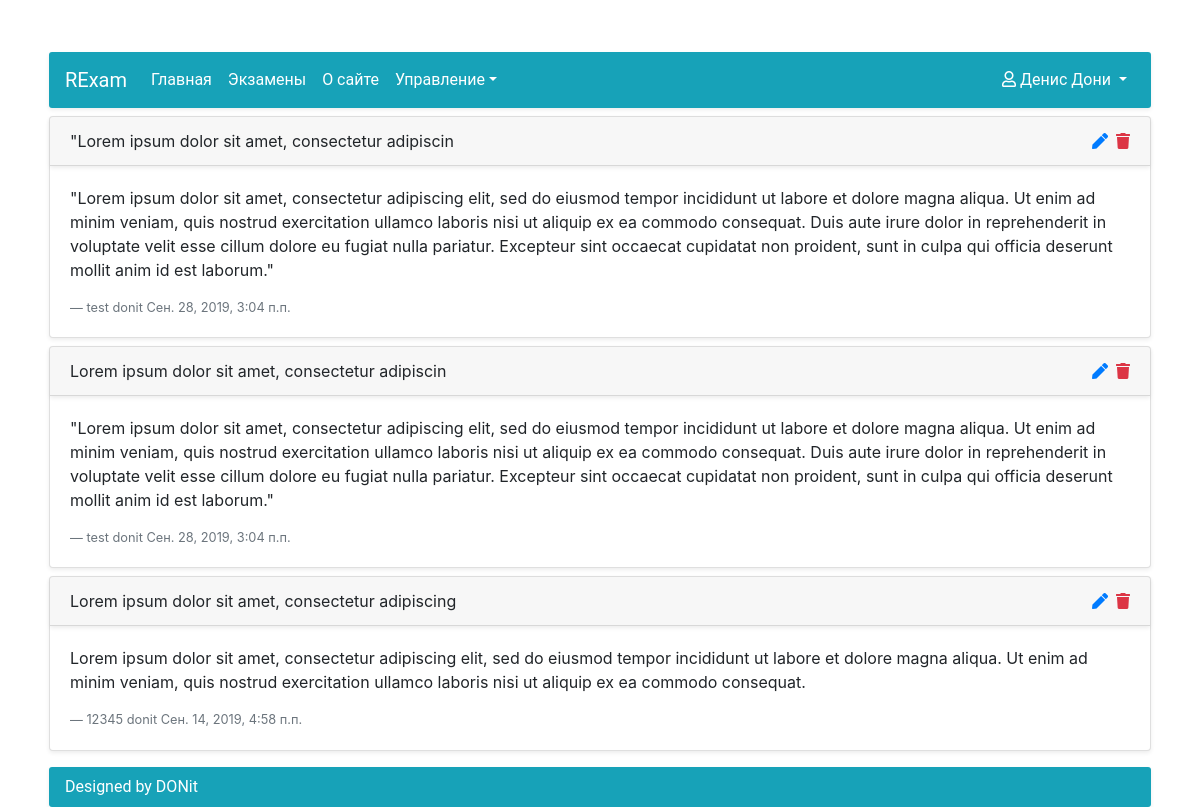
Screenshot of /news/ (signed in) with the database file from the repository.
### Accounts/models.py (models this page shows, shortened)
class UserAccount(AbstractUser):
    middle_name = models.CharField(max_length=20, blank=True, null=False, verbose_name=u'Отчество')
    study_group = models.ForeignKey(StudyGroup, on_delete=models.SET_NULL, null=True, blank=True)
    REQUIRED_FIELDS = ['email', 'first_name', 'last_name']
    def __str__(self):
        return self.username
    class Meta:
        verbose_name = u'Пользователь'
        verbose_name_plural = u'Пользователи'

### News/models.py (models this page shows, shortened)
class News(Model):
    news_header = CharField(max_length=50, null=False, blank=False, verbose_name=u'Заголовок новости')
    news_content = TextField(null=False, blank=False, verbose_name=u'Содержание новости')
    news_category = ForeignKey(NewsCategory, null=True, blank=False, on_delete=SET_NULL,
                               verbose_name=u'Категория новости')
    news_date = DateTimeField(auto_now_add=True, blank=False, verbose_name=u'Дата и время новости')
    news_author = ForeignKey(UserAccount, null=True, on_delete=SET_NULL, verbose_name=u'Автор новости')
    def get_update_url(self):
        return reverse('UpdateNews', kwargs={'pk': self.id})
    def get_remove_url(self):
        return reverse('RemoveNews', kwargs={'pk': self.id})
    class Meta:
        verbose_name = u'Новость'
        verbose_name_plural = u'Новости'

class NewsCategory(Model):
    name = CharField(max_length=20, null=False, blank=False, verbose_name=u'Имя категории')
    def __str__(self):
        return self.name
    class Meta:
        verbose_name_plural = u'Категории'
        verbose_name = u'Категория'

### News/views.py (the view)
# urls.py: path('', ListNews.as_view(), name='ListNews'),
class ListNews(LoginRequiredMixin, ListView):
    model = News
    template_name = 'News/ListNews.html'
    paginate_by = 4
    ordering = ['-news_date']

### News/templates/News/ListNews.html (shortened to what this page needs)
{% extends 'RExam/BaseContent.html' %}
{% block content %}
    <div class="container-fluid p-1">
        {% for news_object in object_list %}
            <div class="card shadow-sm mb-2">
                <div class="card-header shadow-sm">
                    <div class="row">
                        <div class="col-11"> {{ news_object.news_header }}</div>
                        <div class="col-1 d-flex justify-content-end">
                            {% if perms.News.change_news %}
                                <a href="{{ news_object.get_update_url }}" class="text-primary mr-2">
                                    <i class="fas fa-pen"></i>
                                </a>
                            {% endif %}
                            {% if perms.News.delete_news %}
                                <a href="{{ news_object.get_remove_url }}" class="text-danger">
                                    <i class="fa fa-trash" aria-hidden="true"></i>
                                </a>
                            {% endif %}
                        </div>
                    </div>
                </div>
                <div class="card-body">
                    <p>{{ news_object.news_content }}</p>
                    <footer class="blockquote-footer">{{ news_object.news_category }}
                        {{ news_object.news_author }}
                        {{ news_object.news_date }} </footer>
                </div>
            </div>
        {% empty %}
            <p>Контент отсутствует....</p>
        {% endfor %}
    </div>
{% endblock content %}

### RExam/templates/RExam/BaseContent.html (shortened to what this page needs)
{% extends 'RExam/base.html' %}
{% block body_start %}
    <div class="d-flex justify-content-center h-100">
        <div class="container mt-lg-5">
            <nav class="navbar navbar-expand-lg navbar-dark bg-info menu shadow-sm m-1">
                <a class="navbar-brand" href="{% url 'HomePage' %}">RExam</a>
                <div class="collapse navbar-collapse" id="navbarSupportedContent">
                    <ul class="navbar-nav mr-auto">
                        <li class="nav-item active">
                            <a class="nav-link" href="{% url 'HomePage' %}">Главная</a>
                        </li>
                        <li class="nav-item active">
                            <a class="nav-link" href="{% url 'ListExams' %}">Экзамены</a>
                        </li>
                        <li class="nav-item active">
                            <a class="nav-link" href="{% url 'AboutPage' %}">О сайте</a>
                        </li>
                        {% if user.is_staff %}
                            <li class="nav-item active dropdown">
                                <a class="nav-link dropdown-toggle active" href="#" id="navbarDropdown" role="button"
                                   data-toggle="dropdown" aria-haspopup="true" aria-expanded="false">Управление</a>
                            </li>
                        {% endif %}
                    </ul>
                    <ul class="nav navbar-nav navbar-right">
                        <li class="nav-item dropdown align-right">
                            <a class="nav-link dropdown-toggle active" href="#" id="navbarDropdown" role="button"
                               data-toggle="dropdown"
                               aria-haspopup="true" aria-expanded="false"><i class="far fa-user"></i>
                                {{ user.get_full_name }}
                            </a>
                        </li>
                    </ul>
                </div>
            </nav>
            {% block content %}{% endblock content %}
            <div class="footer shadow-sm m-1">
                <div class="footer-content bg-info">Designed by DONit</div>
            </div>
        </div>
    </div>
{% endblock body_start %}

### RExam/static/RExam/style.css (style rules this page uses)
html, body { height: 100%; margin: 0; padding: 0; }
body { background: #ffffff; }
.footer-content { font-family: Roboto, sans-serif; border-radius: 3px; color: white; padding: .5rem 1rem; }
.menu { font-family: Roboto, sans-serif; border-radius: 3px; }

### rows the page displays
UserAccount: get_full_name "Денис Дони"
News: news_header "\"Lorem ipsum dolor sit amet, consectetur adipiscin", news_content "\"Lorem ipsum dolor sit amet, consectetur adipiscing elit, sed do eiusmod tempor incididunt ut labore et dolore magna aliqua. Ut enim ad minim veniam, quis nostrud exercitation ullamco laboris nisi ut aliquip ex ea commodo consequat. Duis aute irure dolor in reprehenderit in voluptate velit esse cillum dolore eu fugiat nulla pariatur. Excepteur sint occaecat cupidatat non proident, sunt in culpa qui officia deserunt mollit anim id est laborum.\"", news_category "test", news_author "donit", news_date "Сен. 28, 2019, 3:04 п.п."
News: news_header "Lorem ipsum dolor sit amet, consectetur adipiscin", news_content "\"Lorem ipsum dolor sit amet, consectetur adipiscing elit, sed do eiusmod tempor incididunt ut labore et dolore magna aliqua. Ut enim ad minim veniam, quis nostrud exercitation ullamco laboris nisi ut aliquip ex ea commodo consequat. Duis aute irure dolor in reprehenderit in voluptate velit esse cillum dolore eu fugiat nulla pariatur. Excepteur sint occaecat cupidatat non proident, sunt in culpa qui officia deserunt mollit anim id est laborum.\"", news_category "test", news_author "donit", news_date "Сен. 28, 2019, 3:04 п.п."
News: news_header "Lorem ipsum dolor sit amet, consectetur adipiscing", news_content "Lorem ipsum dolor sit amet, consectetur adipiscing elit, sed do eiusmod tempor incididunt ut labore et dolore magna aliqua. Ut enim ad minim veniam, quis nostrud exercitation ullamco laboris nisi ut aliquip ex ea commodo consequat.", news_category "12345", news_author "donit", news_date "Сен. 14, 2019, 4:58 п.п."
